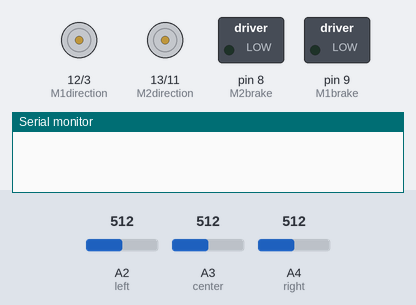
A sketch run on a simulated Arduino Uno, built with avr-gcc and run on an emulated ATmega328P. Shown: direction and speed pins drawn as motors (green arrow = direction pin HIGH = forward, orange = LOW = backward, longer = more drive), switched loads named in the sketch (green lamp = pin HIGH), the last lines printed to the serial monitor. The test bench sets the inputs (shaded band); at power-on: A2 (left) = 512, A3 (center) = 512, A4 (right) = 512.

Above: at 1.2 s.
1.3 s: A2 (left) set to 529
At 2.5 s:
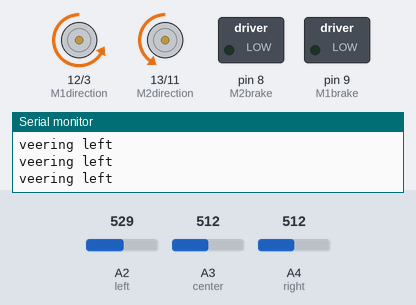
2.8 s: A3 (center) set to 547
At 3.1 s:
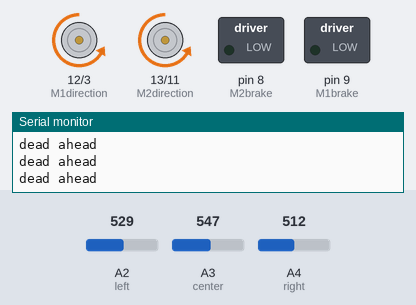
4.3 s: A4 (right) set to 535
5.8 s: A4 (right) set to 566
At 6.9 s:
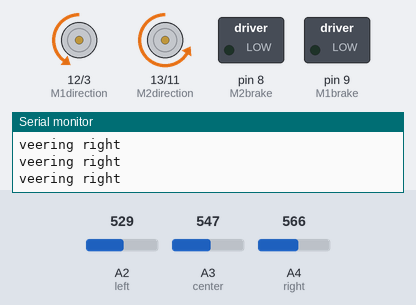
7.3 s: A3 (center) set to 511
At 8.6 s:
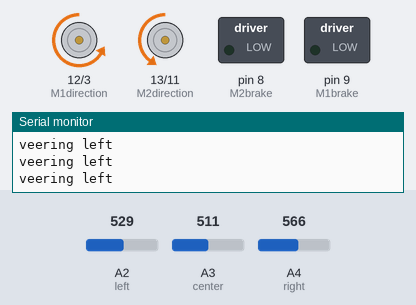
10.3 s: A3 (center) set to 716
At 10.7 s:
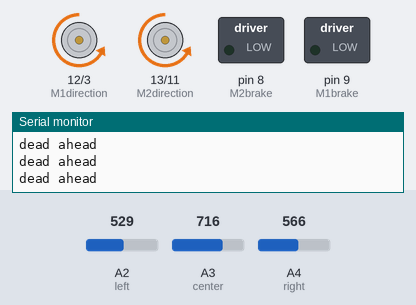
Timing chart, 0 to 12.8 s (numbered marks = the images above; inputs shaded):
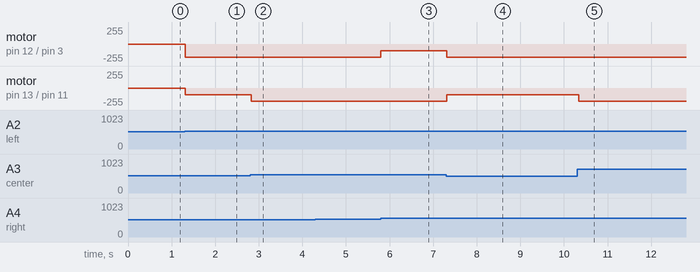

The sketch:

pathfinder_mk1.ino
```cpp
/*
 * Pathfinder robot
 * Follows a dark line path by sensing course light level
 * variation and adjusting direction accordingly
 */

int M1direction = 12; // polarity, HIGH or LOW
int M1speed = 3; // 0-255 analogWrite
int M1brake = 9; // start (LOW) or stop (HIGH)
// int M1currentSensor = 0;

int M2direction = 13; // polarity, HIGH or LOW
int M2speed = 11; // 0-255 analogWrite
int M2brake = 8; // start (LOW) or stop (HIGH)
// int M2currentSensor = 1;

// A0 and A1 in use by motor shield
int left = A2;
int center = A3;
int right = A4;

int sensorValueLeft = 0;  // variable to store the value coming from the sensor

int sensorValueCenter = 0;  // variable to store the value coming from the sensor

int sensorValueRight = 0;  // variable to store the value coming from the sensor

void setup() {
    Serial.begin(9600); // serial for debugging

    //Setup Channel A
    pinMode(M1direction, OUTPUT); //Initiates Motor Channel A pin
    pinMode(M1brake, OUTPUT); //Initiates Brake Channel A pin

    // channel B
    pinMode(M2direction, OUTPUT); //Initiates Motor Channel A pin
    pinMode(M2brake, OUTPUT); //Initiates Brake Channel A pin

}

void loop() {

    // start by reading sensor values (position robot in center of path at start)
    sensorValueLeft = analogRead(left);
    sensorValueCenter = analogRead(center);
    sensorValueRight = analogRead(right);

    if (sensorValueCenter > sensorValueLeft && sensorValueCenter > sensorValueRight) {
      Serial.println("dead ahead");
      moveForward();
    } else if (sensorValueLeft > sensorValueCenter) {
      Serial.println("veering left");
      veerRight();
    } else if (sensorValueRight > sensorValueCenter) {
      Serial.println("veering right");
      veerLeft();
    }

    // wait before recalculation
    delay(50);
}

void moveForward() {
    //forward both motors
    digitalWrite(M1direction, LOW); //Establishes forward direction
    digitalWrite(M1brake, LOW);   //Disengage the Brake
    analogWrite(M1speed, 200);   //Spins the motor

    // also for motor 2
    digitalWrite(M2direction, LOW);
    digitalWrite(M2brake, LOW);
    analogWrite(M2speed, 200);
}

void veerLeft() {
    digitalWrite(M1direction, LOW); //slow down motor 1
    digitalWrite(M1brake, LOW);
    analogWrite(M1speed, 100);

    digitalWrite(M2direction, LOW); //forwards motor 2
    digitalWrite(M2brake, LOW);
    analogWrite(M2speed, 200);
}

void veerRight() {
    digitalWrite(M1direction, LOW); //forwards motor 1
    digitalWrite(M1brake, LOW);
    analogWrite(M1speed, 200);

    digitalWrite(M2direction, LOW); //slow down motor 2
    digitalWrite(M2brake, LOW);
    analogWrite(M2speed, 100);
}

void stopMotors() {
   // stop both motors
     digitalWrite(M1brake, HIGH); //Engage the Brake for Channel A
     digitalWrite(M2brake, HIGH); //Engage the Brake for Channel B
}
```

Measured:
- the behaviour switches between 512 and 513 on A2 (left) (found by bisection; images 0 and 1)
- the behaviour switches between 529 and 530 on A3 (center) (found by bisection; images 1 and 2)
- the behaviour switches between 547 and 548 on A4 (right) (found by bisection; images 2 and 3)
- after the input at 1.3 s, motor on pin 12 (M1direction) / pin 3 (M1speed): stopped → backward 200/255 at once; motor on pin 13 (M2direction) / pin 11 (M2speed): stopped → backward 100/255 at once
- after the input at 2.8 s, motor on pin 13 (M2direction) / pin 11 (M2speed): backward 100/255 → backward 200/255 at once
- after the input at 5.8 s, motor on pin 12 (M1direction) / pin 3 (M1speed): backward 200/255 → backward 100/255 at once
- after the input at 7.3 s, motor on pin 12 (M1direction) / pin 3 (M1speed): backward 100/255 → backward 200/255 at once; motor on pin 13 (M2direction) / pin 11 (M2speed): backward 200/255 → backward 100/255 at once
- after the input at 10.3 s, motor on pin 13 (M2direction) / pin 11 (M2speed): backward 100/255 → backward 200/255 at once
